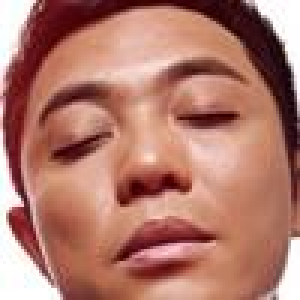
#> input picture Project_Makhotin/dataset_B_FacialImages/ClosedFace/closed_eye_0015.jpg_face_1.jpg, 100 x 100 px (shown 3 times larger); its folder holds 4 pictures in this run
$ jupyter execute --allow-errors lle_with_preprocessing.ipynb   (shell and % lines are left out)   (older library calls are emulated)
#> lines starting #> are read from the running program, lines starting #| are printed output that depends on the picture
[cell 1]
import os
import pandas as pd
from scipy.misc import imread
import numpy as np
import cv2
from skimage.feature import hog
import matplotlib.pyplot as plt

def get_df_faces(directory0, directory1, preprocessing = False):
#> called with directory0 = 'dataset_B_FacialImages/ClosedFace/', directory1 = 'dataset_B_FacialImages/OpenFace/', preprocessing = True
    imgs0 = list()
    for filename in os.listdir(directory0):
        if filename.endswith(".jpg"):
            img = cv2.imread(directory0 + filename, 0)
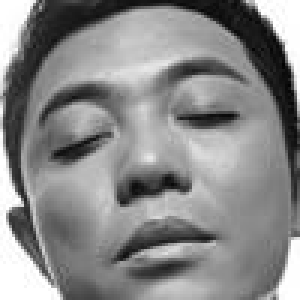
#> img: shape (100, 100) (shown 3 times larger); min 0, max 255, mean 136.7
            if preprocessing:
                autocontrast(img, white_perc=0., black_perc = 0.)
#> in autocontrast, `sorted_img = sorted(np.ndenumerate(img), key=itemgetter(1))`: sorted_img = 10000 items
#> in autocontrast, `pixels_number = len(sorted_img)`: pixels_number = 10000
#> in autocontrast, `black_border = float(black_perc)*pixels_number`: black_border = 0
#> the loop in autocontrast, `for e in enumerate(sorted_img):` made 1 pass
#> (e, black_threshold_number) on pass 1: ((0, ((21, 94), 0)), 0)
#> in autocontrast, `reversed_sorted_img = list(reversed(sorted_img))`: reversed_sorted_img = 10000 items
#> the loop in autocontrast, `for e in enumerate(reversed_sorted_img):` made 1 pass
#> (e, white_threshold_number) on pass 1: ((0, ((99, 99), 255)), 9999)
#> in autocontrast, `black_threshold = sorted_img[black_threshold_number][1]`: black_threshold = 0
#> in autocontrast, `white_threshold = sorted_img[white_threshold_number][1]`: white_threshold = 255
#> the loop in autocontrast, `for e in enumerate(sorted_img[black_threshold_number : white_threshold..` made 10000 passes
#> e on passes 1 to 3: (0, ((21, 94), 0)), (1, ((28, 96), 2)), (2, ((16, 84), 4))
                #img = hog(img, orientations=6, pixels_per_cell=(2, 2), cells_per_block=(1, 1), visualise=False)
                img = hog(img, orientations=6, pixels_per_cell=(2, 2), cells_per_block=(2, 2), visualise=False)
            else:
                img = np.reshape(img, (img.shape[0]*img.shape[1])).tolist()
            imgs0.append(img)
        else:
            continue
#> pass 2 of the loop in get_df_faces, `for filename in os.listdir(directory0):`:
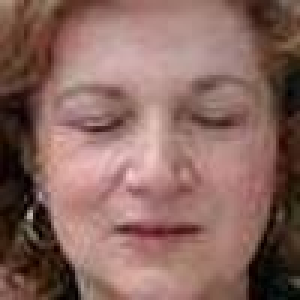
#> input picture Project_Makhotin/dataset_B_FacialImages/ClosedFace/closed_eye_0021.jpg_face_1.jpg, 100 x 100 px (shown 3 times larger)
#> in get_df_faces, `img = cv2.imread(directory0 + filename, 0)`:
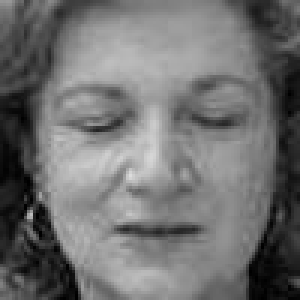
#> img: shape (100, 100) (shown 3 times larger); min 0, max 220, mean 112.1
#> the loop in autocontrast (call 2), `for e in enumerate(sorted_img):` made 1 pass
#> (e, black_threshold_number) on pass 1: ((0, ((31, 96), 0)), 0)
#> the loop in autocontrast (call 2), `for e in enumerate(reversed_sorted_img):` made 1 pass
#> (e, white_threshold_number) on pass 1: ((0, ((58, 43), 220)), 9999)
#> white_threshold = 220
#> the loop in autocontrast (call 2), `for e in enumerate(sorted_img[black_threshold_number : white_threshold..` made 10000 passes
#> e on passes 1 to 3: (0, ((31, 96), 0)), (1, ((60, 9), 0)), (2, ((66, 10), 0))
#> after the loop in autocontrast (call 2), `for e in enumerate(sorted_img[black_threshold_number : white_threshold..`:
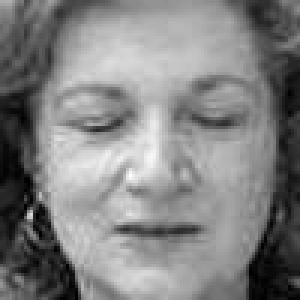
#> img: shape (100, 100) (shown 3 times larger); min 0, max 255, mean 129.5
#> pass 3 of the loop in get_df_faces, `for filename in os.listdir(directory0):`:
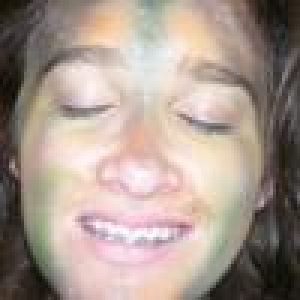
#> input picture Project_Makhotin/dataset_B_FacialImages/ClosedFace/closed_eye_0032.jpg_face_1.jpg, 100 x 100 px (shown 3 times larger)
#> in get_df_faces, `img = cv2.imread(directory0 + filename, 0)`:
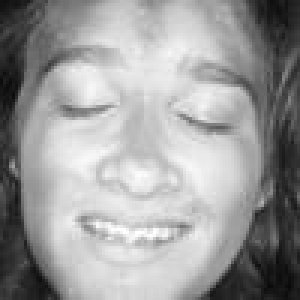
#> img: shape (100, 100) (shown 3 times larger); min 9, max 255, mean 156.1
#> the loop made 4 passes; the first 3 are shown
    imgs1 = list()
#> imgs1 = []
    for filename in os.listdir(directory1):
        if filename.endswith(".jpg"):
            img = cv2.imread(directory1 + filename, 0)
            if preprocessing:
                autocontrast(img, white_perc=0., black_perc = 0.)
                #img = hog(img, orientations=6, pixels_per_cell=(2, 2), cells_per_block=(1, 1), visualise=False)
                img = hog(img, orientations=6, pixels_per_cell=(2, 2), cells_per_block=(2, 2), visualise=False)
            else:
                img = np.reshape(img, (img.shape[0]*img.shape[1])).tolist()
            imgs1.append(img)
        else:
            continue
    Y_closed = np.full((1, len(imgs0)), 0)
    Y_opened = np.full((1, len(imgs1)), 1)
    return np.array(imgs0 + imgs1, dtype=np.float32), np.hstack((Y_closed, Y_opened))

[cell 2]
from operator import itemgetter
def autocontrast(image, white_perc=0.2, black_perc = 0.2):
    img = image
    sorted_img = sorted(np.ndenumerate(img), key=itemgetter(1))
    pixels_number = len(sorted_img)
    black_border = float(black_perc)*pixels_number
    white_border = float(white_perc)*pixels_number
    for e in enumerate(sorted_img):
        if (int(round(black_border)) <= e[0] and
           (e[0] == 0 or e[0] == pixels_number - 1 or img[e[1][0]] != sorted_img[e[0] + 1][1])):
            black_threshold_number = e[0]
            break
        else:
            img[e[1][0]] = 0

    reversed_sorted_img = list(reversed(sorted_img))
    for e in enumerate(reversed_sorted_img):
        if (int(round(white_border)) <= e[0] and
           (e[0] == 0 or e[0] == pixels_number - 1 or img[e[1][0]] != reversed_sorted_img[e[0] + 1][1])):
            white_threshold_number = pixels_number - e[0] - 1
            break
        else:
            img[e[1][0]] = 255

    black_threshold = sorted_img[black_threshold_number][1]
    white_threshold = sorted_img[white_threshold_number][1]

    for e in enumerate(sorted_img[black_threshold_number : white_threshold_number + 1]):
        img[e[1][0]] = (img[e[1][0]] - black_threshold)*255 / float(white_threshold - black_threshold)

    return img
